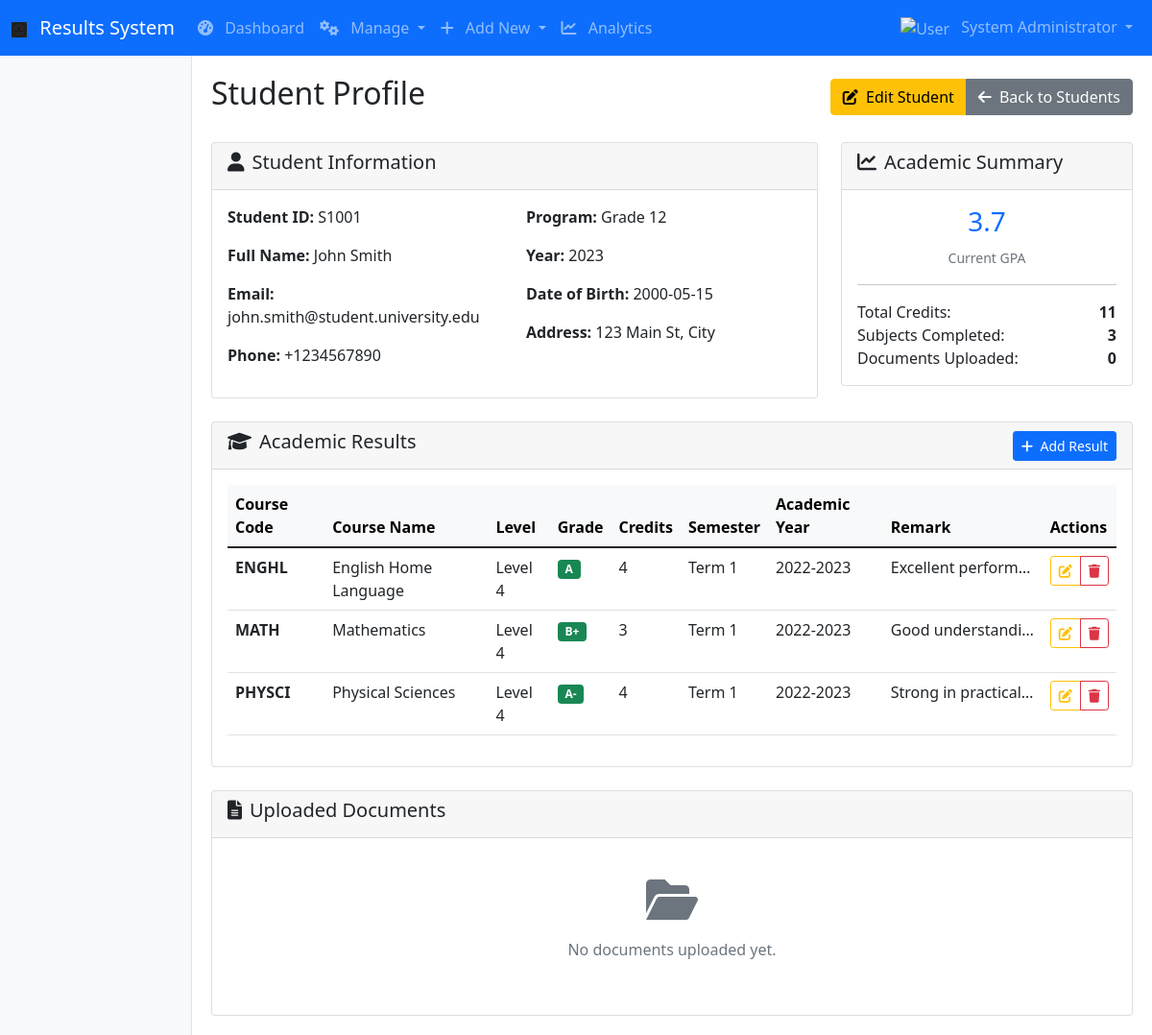
Page /admin/student/S1001 (signed in) on the earlier database version.
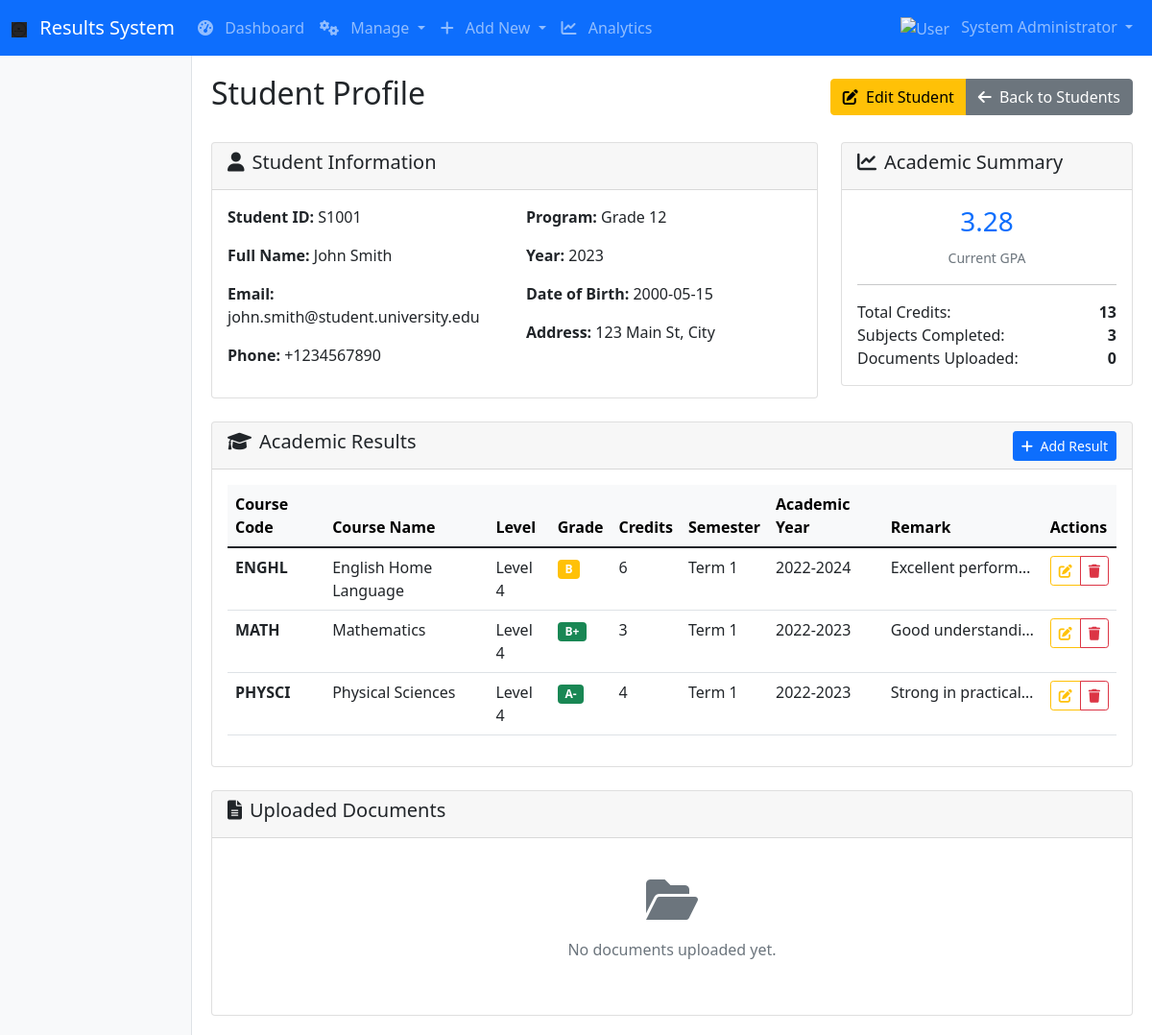
Same page on the later database version.
### tables this page shows
CREATE TABLE results
                 (id INTEGER PRIMARY KEY AUTOINCREMENT,
                 student_id TEXT NOT NULL,
                 course_code TEXT NOT NULL,
                 course_name TEXT NOT NULL,
                 subject_level TEXT,
                 grade TEXT NOT NULL,
                 credits INTEGER,
                 semester TEXT NOT NULL,
                 academic_year TEXT NOT NULL,
                 remark TEXT,
                 FOREIGN KEY (student_id) REFERENCES students (student_id));

### app.py (the view)
    def decorated_function(*args, **kwargs):
        if 'role' not in session or session['role'] != 'admin':
            flash('Admin access required.', 'danger')
            return redirect(url_for('login'))
        return f(*args, **kwargs)

### app.py (called while the page is built)
def get_db_connection():
    conn = sqlite3.connect('results.db')
    conn.row_factory = sqlite3.Row
    return conn

def calculate_gpa(results):
    if not results:
        return 0.0
    grade_points = 0
    total_credits = 0
    for result in results:
        credit = result['credits'] or 0
        grade = result['grade']
        if grade in GRADE_TO_POINTS:
            points = GRADE_TO_POINTS[grade]
            grade_points += points * credit
            total_credits += credit
    return round(grade_points / total_credits, 2) if total_credits > 0 else 0.0

def admin_required(f):
    def decorated_function(*args, **kwargs):
        if 'role' not in session or session['role'] != 'admin':
            flash('Admin access required.', 'danger')
            return redirect(url_for('login'))
        return f(*args, **kwargs)
    decorated_function.__name__ = f.__name__
    return decorated_function

@app.context_processor
def utility_processor():
    def now(format='%Y-%m-%d %H:%M'):
        return datetime.now().strftime(format)
    return dict(now=now)

### templates/view_student.html (shortened to what the changed rows need)
{% extends "base.html" %}
{% block content %}
<div class="d-flex justify-content-between align-items-center mb-4">
    <h2>Student Profile</h2>
</div>
<div class="row mb-4">
    <div class="col-md-4">
        <div class="card">
            <div class="card-body">
                <div class="text-center mb-3">
                    <h3 class="text-primary">{{ gpa }}</h3>
                    <small class="text-muted">Current GPA</small>
                </div>
                <div class="d-flex justify-content-between">
                    <span>Total Credits:</span>
                    <strong>{{ total_credits }}</strong>
                </div>
            </div>
        </div>
    </div>
</div>
<div class="row mb-4">
    <div class="col-12">
        <div class="card">
            <div class="card-body">
                {% if results %}
                <div class="table-responsive">
                    <table class="table table-hover">
                        <thead class="table-light">
                            <tr>
                                <th>Course Code</th>
                                <th>Course Name</th>
                                <th>Level</th>
                                <th>Grade</th>
                                <th>Credits</th>
                                <th>Semester</th>
                                <th>Academic Year</th>
                                <th>Remark</th>
                                <th>Actions</th>
                            </tr>
                        </thead>
                        <tbody>
                            {% for result in results %}
                            <tr>
                                <td><strong>{{ result.course_code }}</strong></td>
                                <td>{{ result.course_name }}</td>
                                <td>{{ result.subject_level or 'N/A' }}</td>
                                <td>
                                    <span class="badge bg-{% if result.grade in ['A', 'A-', 'B+'] %}success{% elif result.grade in ['B', 'B-', 'C+'] %}warning{% else %}danger{% endif %}">
                                        {{ result.grade }}
                                    </span>
                                </td>
                                <td>{{ result.credits }}</td>
                                <td>{{ result.semester }}</td>
                                <td>{{ result.academic_year }}</td>
                                <td>
                                    {% if result.remark %}
                                    <span class="d-inline-block text-truncate" style="max-width: 150px;" title="{{ result.remark }}">
                                        {{ result.remark }}
                                    </span>
                                    {% else %}
                                    <span class="text-muted">No remark</span>
                                    {% endif %}
                                </td>
                                <td>
                                    <div class="btn-group btn-group-sm">
                                        <a href="{{ url_for('edit_result', result_id=result.id) }}" class="btn btn-outline-warning btn-sm">
                                            <i class="fas fa-edit"></i>
                                        </a>
                                        <a href="{{ url_for('delete_result', result_id=result.id) }}"
                                           class="btn btn-outline-danger btn-sm"
                                           onclick="return confirm('Are you sure you want to delete this result?')">
                                            <i class="fas fa-trash"></i>
                                        </a>
                                    </div>
                                </td>
                            </tr>
                            {% endfor %}
                        </tbody>
                    </table>
                </div>
                {% endif %}
            </div>
        </div>
    </div>
</div>
{% endblock %}

Differences in the rows shown:
changed results "ENGHL": grade "A" → "B"; credits "4" → "6"; academic_year "2022-2023" → "2022-2024"
Other differences:
{{ gpa }}: "3.7" → "3.28"
{{ total_credits }}: "11" → "13"
